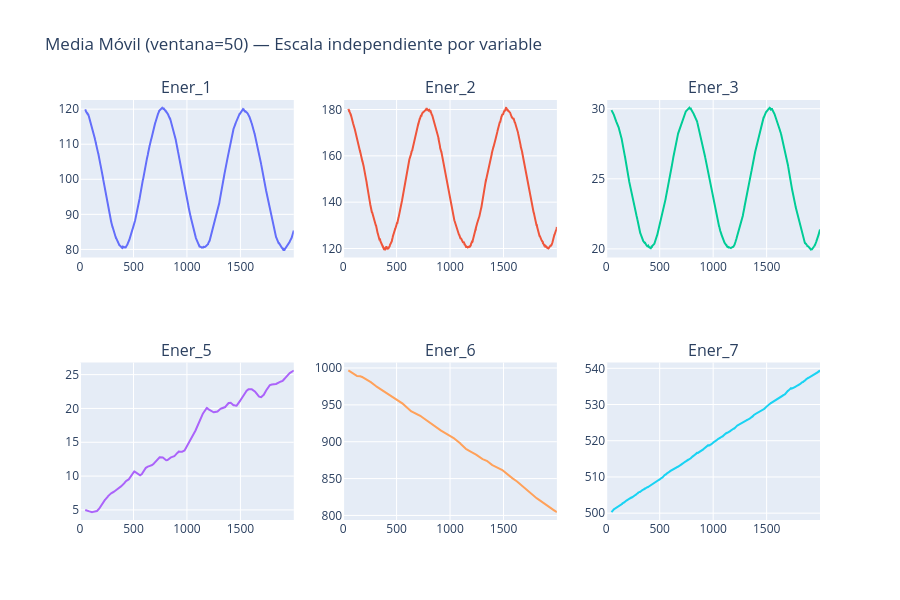

The notebook cell this image was saved under:
### Markdown cell above
### Ventana móvil (50 registros) para las series no estacionarias

Para cada serie no estacionaria calculamos media y varianza móvil con
ventana de 50 registros. Graficarlas todas juntas en la misma escala es
engañoso: `Ener_6` y `Ener_7` tienen rangos de cientos de unidades mientras
`Ener_1-3` se mueven en decenas, así que estas últimas se verían "planas"
por escala, no porque carezcan de tendencia. Por eso usamos subplots
independientes, cada uno con su propio eje.

### Code cell
from plotly.subplots import make_subplots

fig_rolling = make_subplots(
    rows=2, cols=3,
    subplot_titles=no_estacionarias,
)
posiciones = [(1, 1), (1, 2), (1, 3), (2, 1), (2, 2), (2, 3)]

for (col, (row, colpos)) in zip(no_estacionarias, posiciones):
    roll_mean = ener[col].rolling(window=50).mean()
    fig_rolling.add_scatter(
        x=ener.index, y=roll_mean, name=col, row=row, col=colpos, showlegend=False,
    )

fig_rolling.update_layout(height=600, title_text='Media Móvil (ventana=50) — Escala independiente por variable')
fig_rolling.write_html('../results/figuras/media_movil_no_estacionarias.html', auto_open=False)
fig_rolling.show()

### Figure 1 — Plotly figure (JSON) as saved in the notebook; plotly's stock layout.template omitted (floating-point values rounded to 4 significant figures; data arrays with more than 128 entries replaced by an {"elided": "..."} marker saying what was removed)
{"data": [{"name": "Ener_1", "showlegend": false, "type": "scatter", "x": {"elided": "2000 int values"}, "xaxis": "x", "y": {"elided": "2000 float values"}, "yaxis": "y"}, {"name": "Ener_2", "showlegend": false, "type": "scatter", "x": {"elided": "2000 int values"}, "xaxis": "x2", "y": {"elided": "2000 float values"}, "yaxis": "y2"}, {"name": "Ener_3", "showlegend": false, "type": "scatter", "x": {"elided": "2000 int values"}, "xaxis": "x3", "y": {"elided": "2000 float values"}, "yaxis": "y3"}, {"name": "Ener_5", "showlegend": false, "type": "scatter", "x": {"elided": "2000 int values"}, "xaxis": "x4", "y": {"elided": "2000 float values"}, "yaxis": "y4"}, {"name": "Ener_6", "showlegend": false, "type": "scatter", "x": {"elided": "2000 int values"}, "xaxis": "x5", "y": {"elided": "2000 float values"}, "yaxis": "y5"}, {"name": "Ener_7", "showlegend": false, "type": "scatter", "x": {"elided": "2000 int values"}, "xaxis": "x6", "y": {"elided": "2000 float values"}, "yaxis": "y6"}], "layout": {"annotations": [{"font": {"size": 16}, "showarrow": false, "text": "Ener_1", "x": 0.1444, "xanchor": "center", "xref": "paper", "y": 1, "yanchor": "bottom", "yref": "paper"}, {"font": {"size": 16}, "showarrow": false, "text": "Ener_2", "x": 0.5, "xanchor": "center", "xref": "paper", "y": 1, "yanchor": "bottom", "yref": "paper"}, {"font": {"size": 16}, "showarrow": false, "text": "Ener_3", "x": 0.8556, "xanchor": "center", "xref": "paper", "y": 1, "yanchor": "bottom", "yref": "paper"}, {"font": {"size": 16}, "showarrow": false, "text": "Ener_5", "x": 0.1444, "xanchor": "center", "xref": "paper", "y": 0.375, "yanchor": "bottom", "yref": "paper"}, {"font": {"size": 16}, "showarrow": false, "text": "Ener_6", "x": 0.5, "xanchor": "center", "xref": "paper", "y": 0.375, "yanchor": "bottom", "yref": "paper"}, {"font": {"size": 16}, "showarrow": false, "text": "Ener_7", "x": 0.8556, "xanchor": "center", "xref": "paper", "y": 0.375, "yanchor": "bottom", "yref": "paper"}], "height": 600, "title": {"text": "Media Móvil (ventana=50) — Escala independiente por variable"}, "xaxis": {"anchor": "y", "domain": [0, 0.2889]}, "xaxis2": {"anchor": "y2", "domain": [0.3556, 0.6444]}, "xaxis3": {"anchor": "y3", "domain": [0.7111, 1]}, "xaxis4": {"anchor": "y4", "domain": [0, 0.2889]}, "xaxis5": {"anchor": "y5", "domain": [0.3556, 0.6444]}, "xaxis6": {"anchor": "y6", "domain": [0.7111, 1]}, "yaxis": {"anchor": "x", "domain": [0.625, 1]}, "yaxis2": {"anchor": "x2", "domain": [0.625, 1]}, "yaxis3": {"anchor": "x3", "domain": [0.625, 1]}, "yaxis4": {"anchor": "x4", "domain": [0, 0.375]}, "yaxis5": {"anchor": "x5", "domain": [0, 0.375]}, "yaxis6": {"anchor": "x6", "domain": [0, 0.375]}}}
